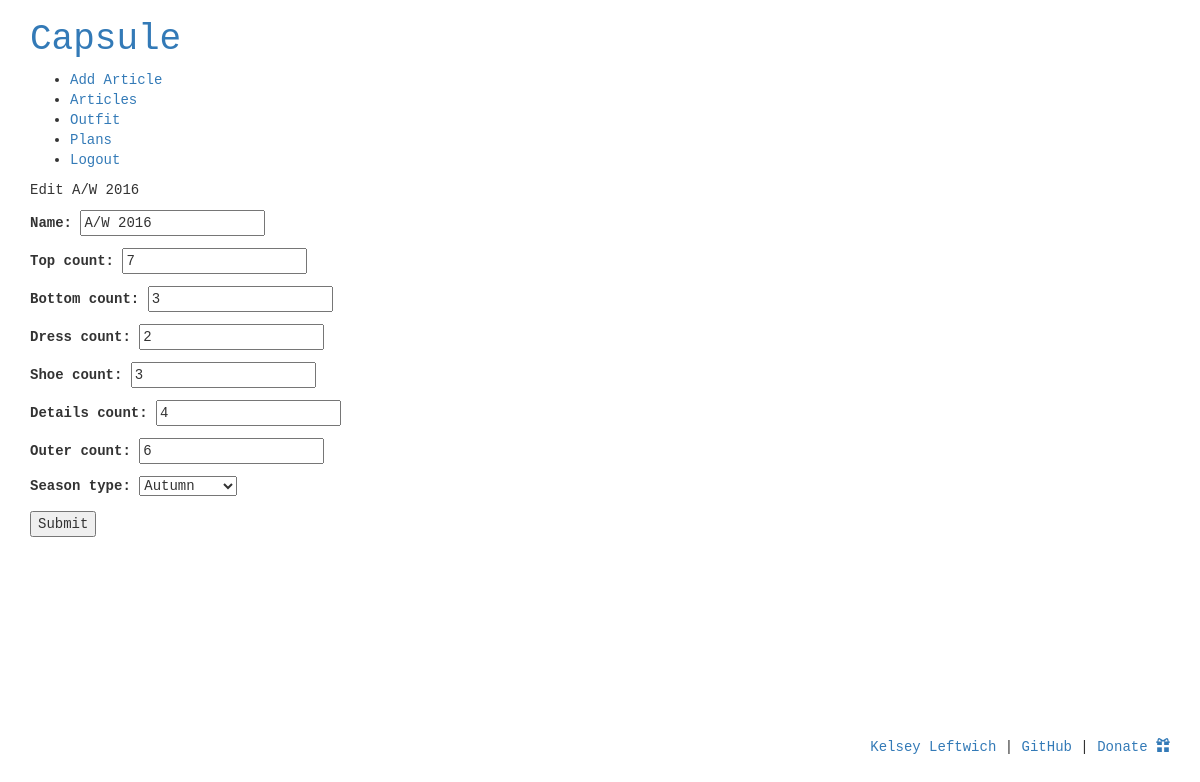
The app's page /plan/1/edit/ (signed in) with its own data.
### grid/models.py (models this page shows, shortened)
class Plan(models.Model):
	SEASON_TYPES = (
		('W','Winter'),
		('P','Spring'),
		('S','Summer'),
		('A','Autumn'),
		)
	name = models.CharField(max_length=255)
	user = models.ForeignKey(User, on_delete=models.CASCADE, null=False)
	season_type = models.CharField(max_length=1, choices=SEASON_TYPES, null=True)
	top_count = models.IntegerField(blank=False, null=False, default=1, validators=[MinValueValidator(0)])
	bottom_count = models.IntegerField(blank=False, null=False, default=1, validators=[MinValueValidator(0)])
	dress_count = models.IntegerField(blank=False, null=False, default=1, validators=[MinValueValidator(0)])
	shoe_count = models.IntegerField(blank=False, null=False, default=1, validators=[MinValueValidator(0)])
	details_count = models.IntegerField(blank=False, null=False, default=1, validators=[MinValueValidator(0)])
	outer_count = models.IntegerField(blank=False, null=False, default=1, validators=[MinValueValidator(0)])

### grid/views.py (the view)
# urls.py: url(r'^plan/(?P<plan_id>[0-9]+)/edit/$', views.edit_plan, name='edit_plan'),
@login_required
def edit_plan(request, plan_id):
	plan = Plan.objects.get(id=plan_id)
	if plan.user != request.user:
		raise Http404
	form_class = PlanForm
	if request.method == 'POST':
		form = form_class(data=request.POST, instance=plan)
		if form.is_valid():
			form.save()
			return redirect('plan')
	else:
		form = form_class(instance=plan)
		return render(request, 'plans/edit_plan.html', {'plan': plan, 'form': form,})

### grid/forms.py
class PlanForm(ModelForm):
	class Meta:
		model = Plan
		fields = (
			'name',
			'top_count',
			'bottom_count',
			'dress_count',
			'shoe_count',
			'details_count',
			'outer_count',
			'season_type'
			)

### grid/templates/plans/edit_plan.html (shortened to what this page needs)
{% extends 'base.html' %}
{% block content %}
<p>Edit {{plan.name}}</p>
<form role="form" action="" method="post" enctype="multipart/form-data">
{{ form.as_p }}
<button type="submit">Submit</button>
</form>
{% endblock content %}

### grid/static/css/style.css (style rules this page uses)
body { font-family: monospace; }

### records on screen
Plan: name "A/W 2016", top_count "7", bottom_count "3", dress_count "2", shoe_count "3", details_count "4", outer_count "6", season_type "Autumn"
